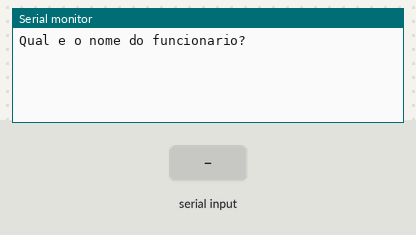
Simulated run of this sketch. Board: Arduino Uno, built with avr-gcc and run on an emulated ATmega328P. Parts: the last lines printed to the serial monitor. Inputs (shaded band) come from the test bench.

Above: at 1.2 s.
1.3 s: "90,45\n" received over Serial
At 2.9 s:
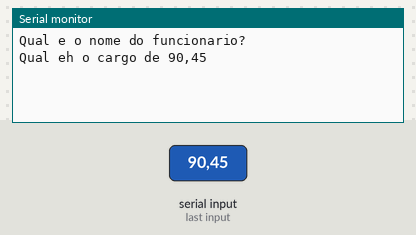
3.8 s: "30,150\n" received over Serial
At 6.0 s:
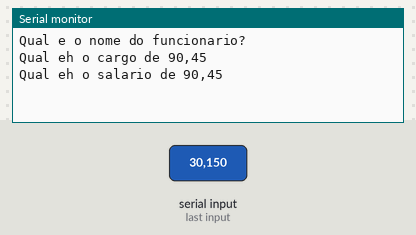
6.3 s: "5\n" received over Serial
At 7.5 s:
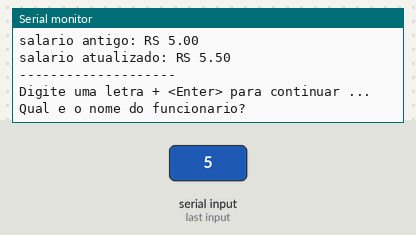
7.8 s: "90\n" received over Serial
At 10.0 s:
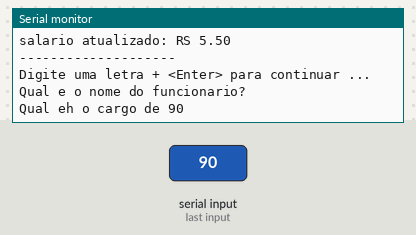
10.3 s: "200\n" received over Serial
At 12.1 s:
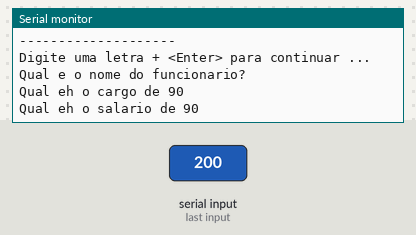
12.8 s: "90,45\n" received over Serial
At 15.0 s:
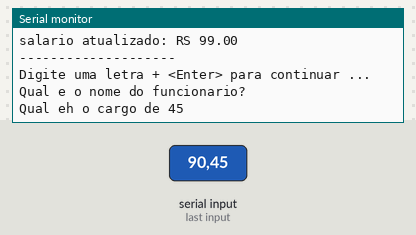

The sketch:

lopal_ex071.ino
```cpp
//Faça um programa que receba o nome, cargo e salário de um funcionário. Calcule o
//salário acrescido de 10%. Ao final exiba o nome, o cargo e o novo salário desse
//funcionário.
//Variavel
String nome = "", cargo = "Secretario";
float S = 0;
float S10 = 0;

void setup()
{
 Serial.begin(9600);
}

void loop()
{
  //entrada

  //pegar o nome, cargo e salário do usuário
  Serial.println("Qual e o nome do funcionario?");
  while (! Serial.available());
  nome = Serial .readString();

  Serial.println("Qual eh o cargo de " + nome);
  while (! Serial.available());
  cargo = Serial.readString();

  Serial.println("Qual eh o salario de " + nome);
  while (! Serial.available());
  S = Serial .parseFloat();

  //processo
  S10 = S * 1.10;

  //saída
  Serial.println();
  Serial.println();

  Serial.println("Relatorio");
  Serial.println();
  Serial.println("--------------------");
  Serial.println();

  Serial.println("Nome: " + nome);
  Serial.println("cargo: " + cargo);
  Serial.println("salario antigo: RS " + String(S));
  Serial.println("salario atualizado: RS " + String(S10) );
  Serial.println();

  Serial.println("--------------------");

  Serial.println("Digite uma letra + <Enter> para continuar ...");//gambi para fazer oprogama parar
  while (! Serial.available());

  Serial.println();
  Serial.println();

  Serial.read();//limpa o cache do \n - o <Enter>

                 }
                
```

Measured:
- after the input at 1.3 s, the serial monitor: prints a new line after 1.0 s (image 1)
- after the input at 3.8 s, the serial monitor: prints a new line after 1.0 s (image 2)
- after the input at 6.3 s, the serial monitor: prints a new line at once (image 3)
- after the input at 7.8 s, the serial monitor: prints a new line after 1.0 s (image 4)
- after the input at 10.3 s, the serial monitor: prints a new line after 1.0 s (image 5)
- after the input at 12.8 s, the serial monitor: prints a new line at once (image 6)
